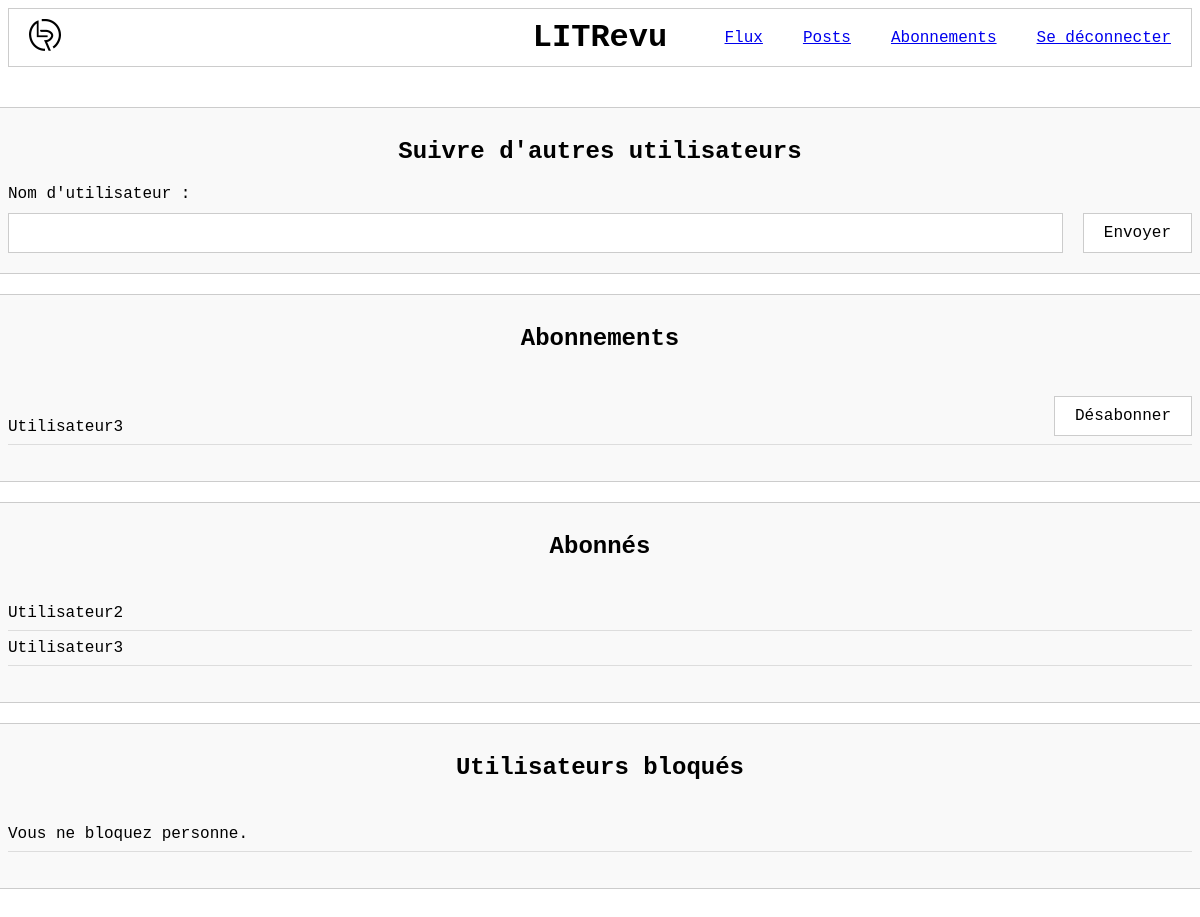
Screenshot of /review/follow/ (signed in) with the database file from the repository.
### reviews/models.py (models this page shows)
class UserFollow(models.Model):
    user = models.ForeignKey(to=settings.AUTH_USER_MODEL, on_delete=models.CASCADE, related_name="following")
    followed_user = models.ForeignKey(
        to=settings.AUTH_USER_MODEL, on_delete=models.CASCADE, related_name="followed_by"
    )
    class Meta:
        unique_together = (
            "user",
            "followed_user",
        )

### authentication/models.py (models this page shows)
class User(AbstractUser):
    first_name = None
    last_name = None

### reviews/views.py (the view)
# urls.py: path('follow/', views.follow, name='follow'),
@login_required
def follow(request):
    if request.method == "POST":
        form = forms.FollowForm(request.POST, user=request.user)
        if form.is_valid():
            form.save()
            return redirect("follow")
    else:
        form = forms.FollowForm(user=request.user)
    following = UserFollow.objects.filter(user=request.user)
    followers = UserFollow.objects.filter(followed_user=request.user)
    blocked_user = UserBlock.objects.filter(user=request.user)
    return render(
        request,
        "reviews/follow.html",
        {"form": form, "following": following, "followers": followers, "blocked_user": blocked_user},
    )

### reviews/forms.py (shortened to what this page needs)
class FollowForm(forms.Form):
    followed_user = forms.CharField(label="Nom d'utilisateur")
    def __init__(self, *args, user=None, **kwargs):
        super().__init__(*args, **kwargs)
        self.user = user

### reviews/templates/reviews/follow.html (shortened to what this page needs)
{% extends "base.html" %}
{% load static %}
{% block extra_css %}
<link rel="stylesheet" href="{% static 'reviews/base_review.css' %}">
<link rel="stylesheet" href="{% static 'reviews/follow.css' %}">
{% endblock %}
{% block content %}
<section>
    <h2>Suivre d'autres utilisateurs</h2>
    <form method="post">
        {{ form.followed_user.label_tag }}
        <div class="search-bar">
            {{ form.followed_user }}
            <button type="submit">Envoyer</button>
        </div>
    </form>
</section>
<section>
    <h2>Abonnements</h2>
    <ul>
        {% for relation in following %}
        <li>
            {{ relation.followed_user.username }}
            <form method="post" action="{% url 'unfollow' relation.followed_user.id %}">
                <button type="submit">Désabonner</button>
            </form>
        </li>
        {% empty %}
        <li>Vous ne suivez personne.</li>
        {% endfor %}
    </ul>
</section>
<section>
    <h2>Abonnés</h2>
    <ul>
        {% for relation in followers %}
        <li>
            {{ relation.user.username }}
        </li>
        {% empty %}
        <li>Personne ne vous suit encore.</li>
        {% endfor %}
    </ul>
</section>
<section>
    <h2>Utilisateurs bloqués</h2>
    <ul>
        {% for relation in blocked_user %}
        <li>
            {{ relation.blocked_user.username }}
            <form method="post" action="{% url 'unblock' relation.blocked_user.id %}">
                {% csrf_token %}
                <button type="submit">Débloquer</button>
            </form>
        </li>
        {% empty %}
        <li>Vous ne bloquez personne.</li>
        {% endfor %}
    </ul>
</section>
{% endblock %}

### static/styles.css (style rules this page uses)
body { font-family: 'Courier New', Courier, monospace; }
.button, button { padding: 10px 20px; font-size: 16px; font-family: 'Courier New', Courier, monospace; background-color: white; color: black; border: 1px solid #ccc; cursor: pointer; text-decoration: none; }

### reviews/static/reviews/base_review.css (style rules this page uses)
section { margin: 40px 0; padding: 0; list-style: none; width: 100%; display: flex; flex-direction: column; gap: 30px; }
ul { padding: 0; }
h2, h3, h4, p { margin: 0; }
h2 { align-self: center; margin-top: 10px; }
label { display: block; margin-bottom: 10px; }
input, textarea { width: 100%; padding: 20px; border: 1px solid #ccc; background-color: white; box-sizing: border-box; font-size: 16px; }
button { align-self: flex-end; width: auto; }

### reviews/static/reviews/follow.css (style rules this page uses)
h2 { align-self: center; margin-bottom: 20px; }
section { gap: 0; margin: 0 0 20px 0; border: 1px solid #ccc; padding: 20px; background-color: #f9f9f9; }
li { display: flex; justify-content: space-between; align-items: end; padding: 8px 0; border-bottom: 1px solid #ddd; }
input { padding: 10px; font-size: 16px; border: 1px solid #ccc; width: 100%; box-sizing: border-box; }
.search-bar { display: flex; flex-direction: row; gap: 20px; }

### rows the page displays
UserFollow: followed_user.username "Utilisateur3"
UserFollow: user.username "Utilisateur2"
UserFollow: user.username "Utilisateur3"
